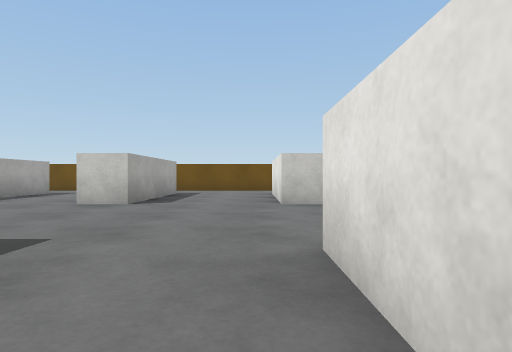
View 1 (above)

21 first-person views from a walk through a 3-D level made in the Unity game engine. The camera is 0.55 m above the floor, looks level and sees 75° across. The floor is counted in squares, 1 m on a side. Each view is taken from the middle of a square. On the plan, view 1 faces up. The plan holds only what a view shows up to about 9 squares ahead; the rest is blank. The place goes on beyond the plan. The player character is not drawn. Surface patterns are stand-ins for the level's own textures.

View 2
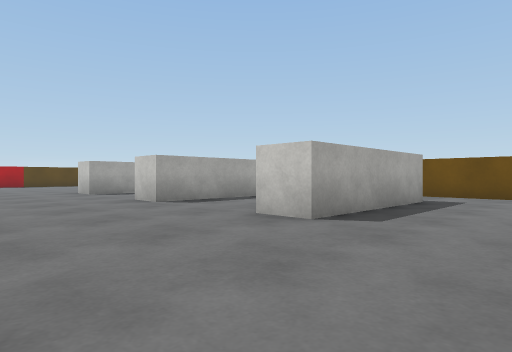

View 3
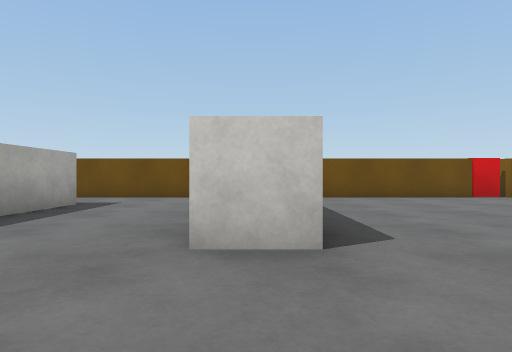

View 4
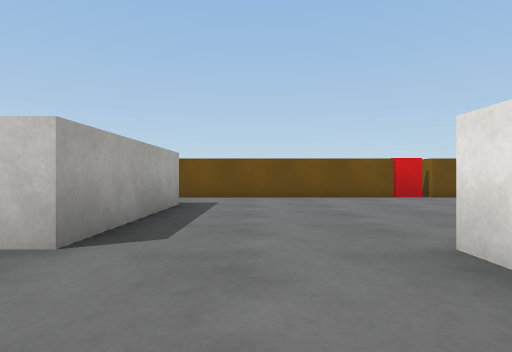

View 5
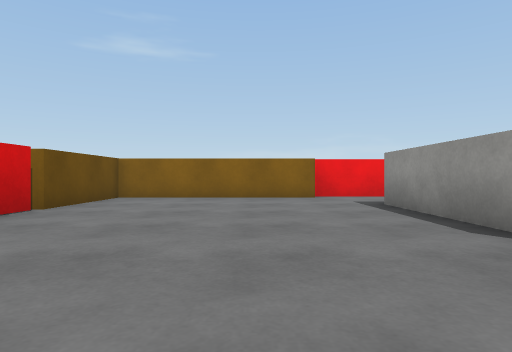

View 6
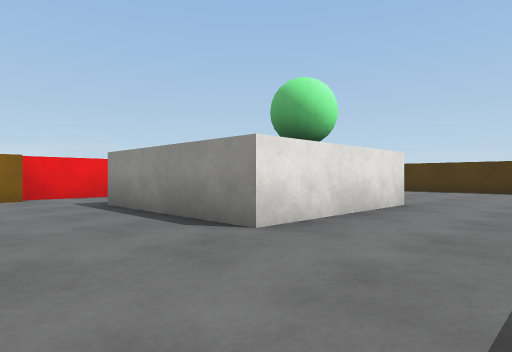

View 7
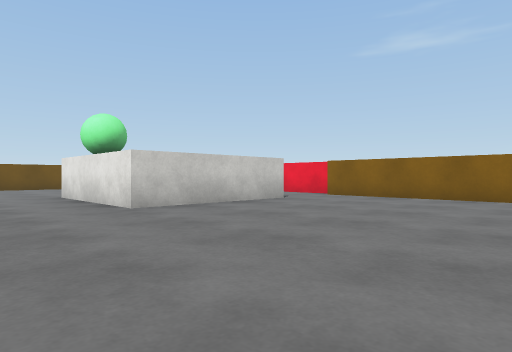

View 8
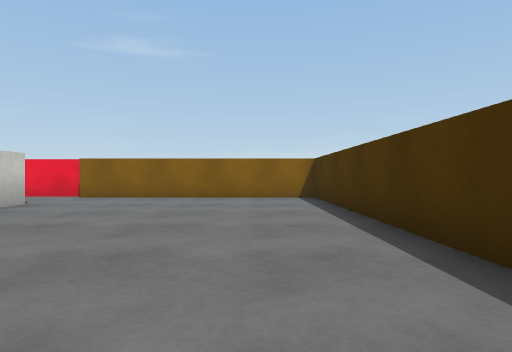

View 9
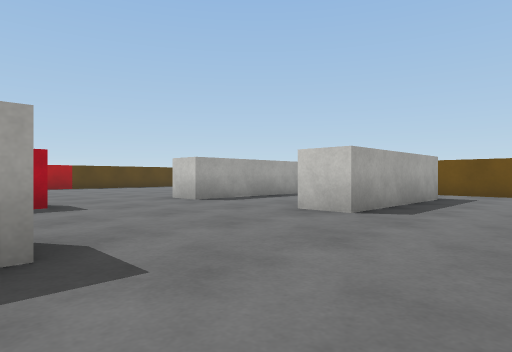

View 10
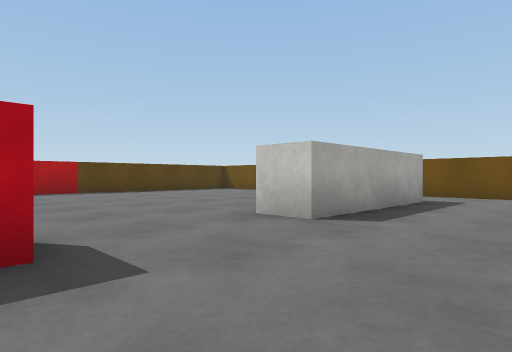

View 11
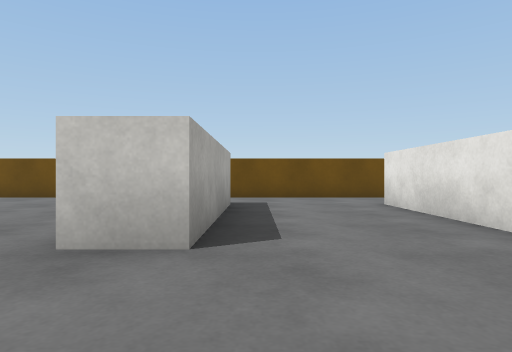

View 12
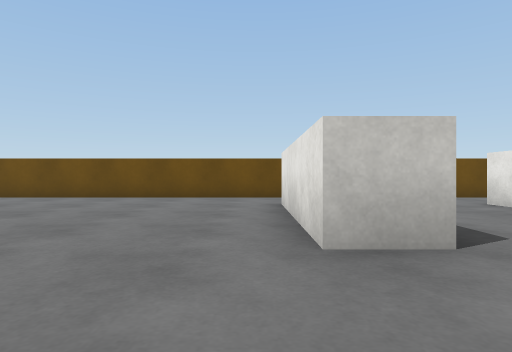

View 13
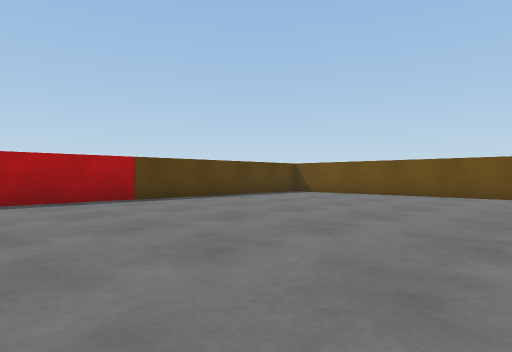

View 14
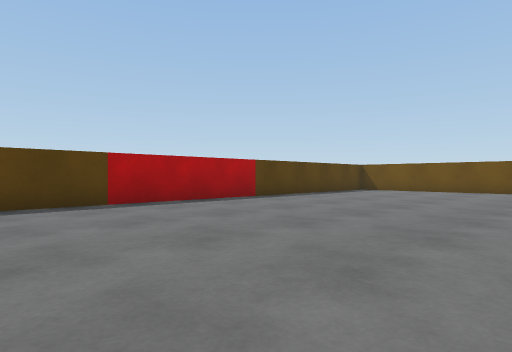

View 15
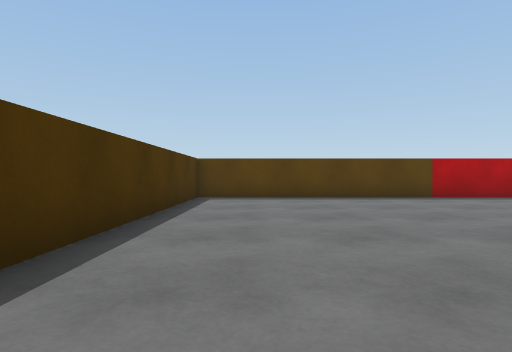

View 16
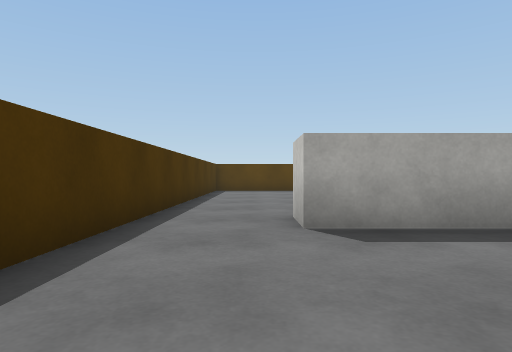

View 17
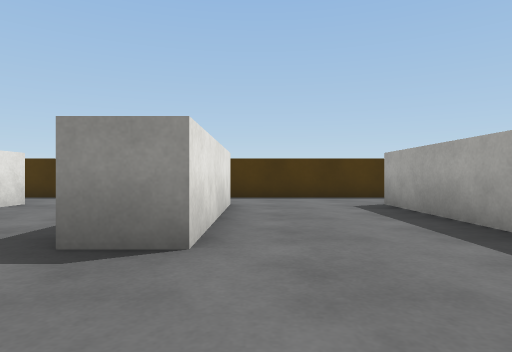

View 18
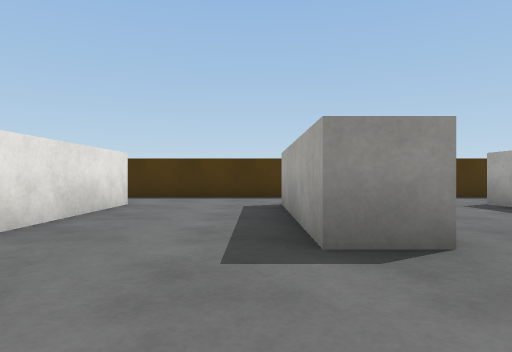

View 19
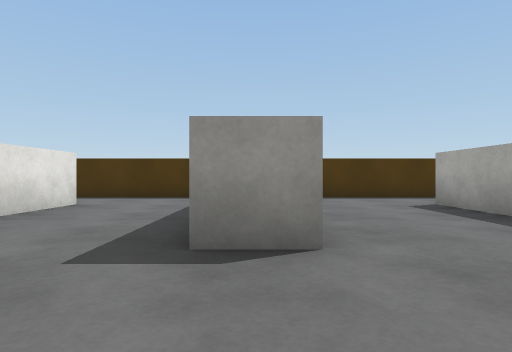

View 20
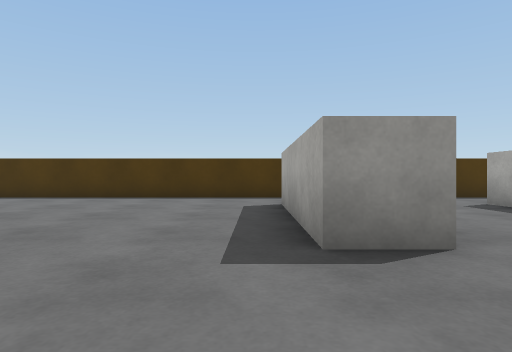

View 21
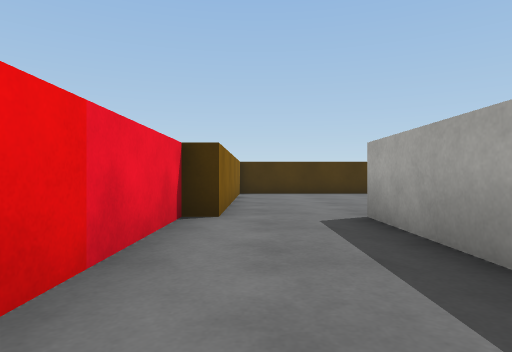

### Floor plan
Points are (right, up) in squares from view 1. A wall is a line through its corners. A room is listed if a view was taken in it or the views show most of it. See-through windows are left out.
Room 1 (views 1, 2, 3, 4, 5, 6, 7, 8, 9, 10, 11, 12, 13, 14, 15, 16, 17, 18, 19, 20, 21)
walls: (-3.5, 2.5) (-2.5, 2.5); (-7.5, 7.2) (-7.5, 10.5); (-6.5, 10.5) (-6.5, 6.5) (-7.5, 6.5); (-2.5, 10.5) (-2.5, 6.5) (-3.5, 6.5); (-10.5, 1.8) (-10.5, -1.5) (-11.5, -1.5); (-2.5, -0.9) (-2.5, -1.5); (-3.5, -1.5) (-3.5, 1.8); (-7.5, -1.5) (-7.5, 2.5) (-6.5, 2.5) (-6.5, -1.5); (-5.4, 12.5) (-18.6, 12.5); (-10.5, 10.5) (-10.5, 6.5) (-11.5, 6.5) (-11.5, 10.4); (0.5, -1.5) (0.5, 2.5) (1.5, 2.5) (1.5, -1.4); (1.5, 10.5) (1.5, 6.5) (0.5, 6.5) (0.5, 8.8); (-0.6, 12.5) (-3.6, 12.5); (8.5, 5.1) (8.5, 2.5) (4.5, 2.5) (4.5, 6.5) (8.5, 6.5); (-19.5, 8.2) (-19.5, -3.5) (10.5, -3.5) (10.5, 2.5); (10.5, 7.5) (10.5, 12.5) (1, 12.5); (11, 2.5) (11, 7.5)
ways out: gap at (7, 13)
objects: other object (-11, 3)

Positions as (right, up) in squares from view 1, and headings:
1: (0, 0), facing up
2: (0, 3), facing up-left
3: (1, 4), facing up
4: (3, 4), facing up
5: (2, 9), facing right
6: (2, 9), facing down-right
7: (2, -3), facing up-right
8: (2, -2), facing right
9: (-4, 2), facing up-left
10: (-8, 3), facing up-left
11: (-10, 4), facing up
12: (-12, 4), facing up
13: (-12, 3), facing up-left
14: (-13, 0), facing up-left
15: (-11, -2), facing left
16: (-7, -2), facing left
17: (-8, 5), facing down
18: (-6, 5), facing down
19: (-3, 5), facing down
20: (2, 5), facing down
21: (10, 7), facing down
